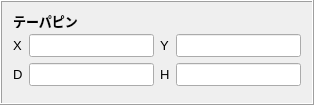
        <widget class="QFrame" name="frame_10">
         <property name="frameShape">
          <enum>QFrame::Box</enum>
         </property>
         <property name="frameShadow">
          <enum>QFrame::Raised</enum>
         </property>
         <layout class="QGridLayout" name="gridLayout_19">
          <item row="0" column="0">
           <widget class="QLabel" name="label_29">
            <property name="maximumSize">
             <size>
              <width>16777215</width>
              <height>15</height>
             </size>
            </property>
            <property name="font">
             <font>
              <pointsize>10</pointsize>
              <weight>75</weight>
              <bold>true</bold>
             </font>
            </property>
            <property name="frameShadow">
             <enum>QFrame::Sunken</enum>
            </property>
            <property name="text">
             <string>テーパピン</string>
            </property>
            <property name="wordWrap">
             <bool>false</bool>
            </property>
           </widget>
          </item>
          <item row="1" column="0">
           <layout class="QGridLayout" name="gridLayout_9">
            <item row="0" column="0">
             <widget class="QLabel" name="label_40">
              <property name="font">
               <font>
                <pointsize>10</pointsize>
               </font>
              </property>
              <property name="text">
               <string>X</string>
              </property>
             </widget>
            </item>
            <item row="0" column="1">
             <widget class="QLineEdit" name="t_ppx">
              <property name="sizePolicy">
               <sizepolicy hsizetype="Expanding" vsizetype="Preferred">
                <horstretch>0</horstretch>
                <verstretch>0</verstretch>
               </sizepolicy>
              </property>
              <property name="font">
               <font>
                <pointsize>10</pointsize>
               </font>
              </property>
              <property name="text">
               <string/>
              </property>
              <property name="placeholderText">
               <string/>
              </property>
             </widget>
            </item>
            <item row="0" column="2">
             <widget class="QLabel" name="label_41">
              <property name="font">
               <font>
                <pointsize>10</pointsize>
               </font>
              </property>
              <property name="text">
               <string>Y</string>
              </property>
             </widget>
            </item>
            <item row="0" column="3">
             <widget class="QLineEdit" name="t_ppy">
              <property name="sizePolicy">
               <sizepolicy hsizetype="Expanding" vsizetype="Preferred">
                <horstretch>0</horstretch>
                <verstretch>0</verstretch>
               </sizepolicy>
              </property>
              <property name="font">
               <font>
                <pointsize>10</pointsize>
               </font>
              </property>
              <property name="text">
               <string/>
              </property>
              <property name="placeholderText">
               <string/>
              </property>
             </widget>
            </item>
            <item row="1" column="0">
             <widget class="QLabel" name="label_39">
              <property name="font">
               <font>
                <pointsize>10</pointsize>
               </font>
              </property>
              <property name="text">
               <string>D</string>
              </property>
             </widget>
            </item>
            <item row="1" column="1">
             <widget class="QLineEdit" name="t_ppd">
              <property name="sizePolicy">
               <sizepolicy hsizetype="Expanding" vsizetype="Preferred">
                <horstretch>0</horstretch>
                <verstretch>0</verstretch>
               </sizepolicy>
              </property>
              <property name="font">
               <font>
                <pointsize>10</pointsize>
               </font>
              </property>
              <property name="text">
               <string/>
              </property>
              <property name="placeholderText">
               <string/>
              </property>
             </widget>
            </item>
            <item row="1" column="2">
             <widget class="QLabel" name="label_42">
              <property name="font">
               <font>
                <pointsize>10</pointsize>
               </font>
              </property>
              <property name="text">
               <string>H</string>
              </property>
             </widget>
            </item>
            <item row="1" column="3">
             <widget class="QLineEdit" name="t_pph">
              <property name="sizePolicy">
               <sizepolicy hsizetype="Expanding" vsizetype="Preferred">
                <horstretch>0</horstretch>
                <verstretch>0</verstretch>
               </sizepolicy>
              </property>
              <property name="font">
               <font>
                <pointsize>10</pointsize>
               </font>
              </property>
              <property name="text">
               <string/>
              </property>
              <property name="placeholderText">
               <string/>
              </property>
             </widget>
            </item>
           </layout>
          </item>
          <item row="2" column="0">
           <widget class="QFrame" name="frame_35">
            <property name="frameShape">
             <enum>QFrame::StyledPanel</enum>
            </property>
            <property name="frameShadow">
             <enum>QFrame::Raised</enum>
            </property>
           </widget>
          </item>
         </layout>
        </widget>
